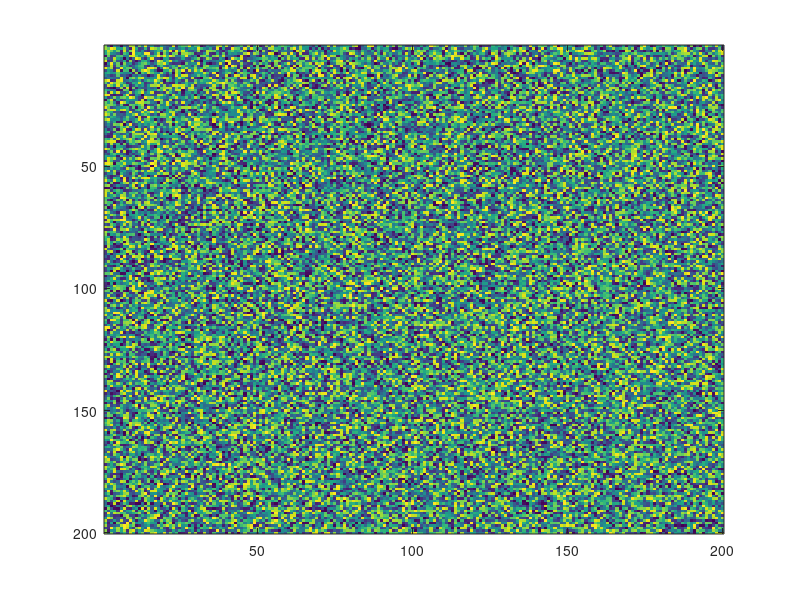
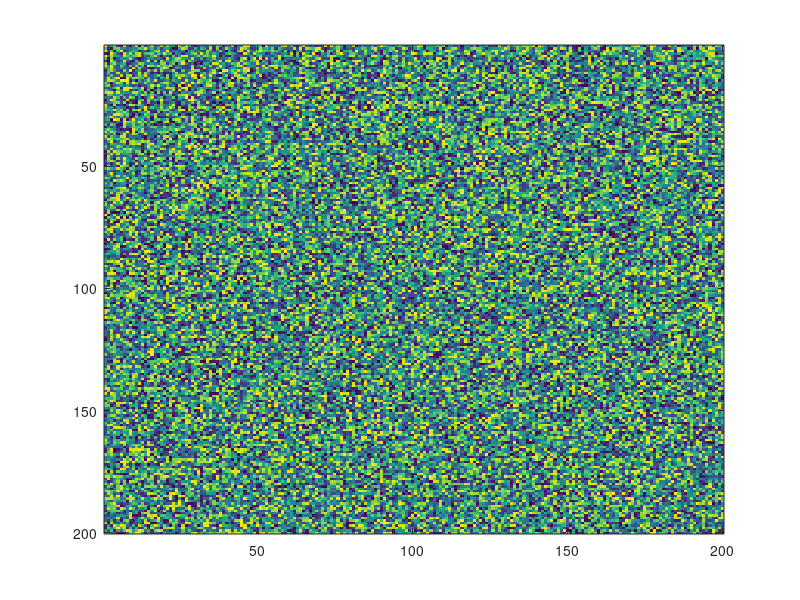
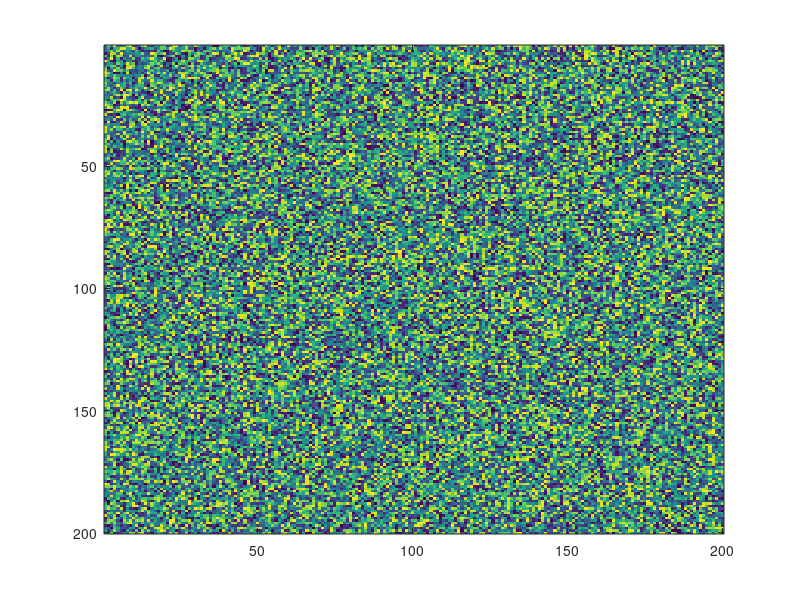
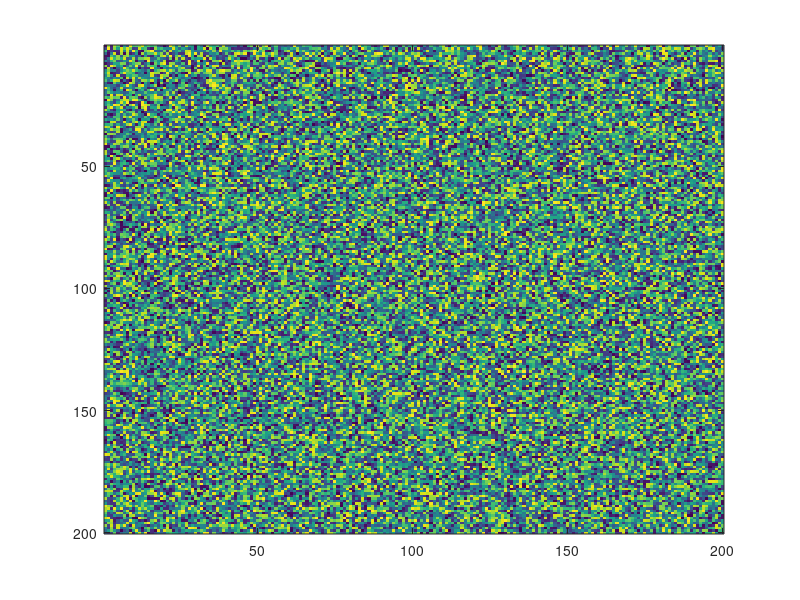

These charts were generated, in order, by the following MATLAB code: (Note: this script raises an error after producing the figures.)

for n=1:100
    h=figure;
    imagesc(rand(200,200));
    saveas(h,'test_plot.png');
    close(h);
end
drawnow



%%
DataSize=size(RawDataAll);
RespData=RawDataAll(:,:,AlignFrame:floor(AlignFrame+FrameRate*1.5));
scoreData=zeros(DataSize(1),DataSize(3),3);
h_score=figure;
hold on
for n=1:DataSize(1)
    TempData=squeeze(RawDataAll(n,:,:));
    y=zscore(TempData');
    [~,score,~,~,explained,~]=pca(y);
    plot3(smooth(score(:,1)),smooth(score(:,2)),smooth(score(:,3)));
    scoreData(n,:,:)=score(:,1:3);
end

%%
h=figure;
hold on
for n=1:length(CorrStimType)
    SingleTypeInds=CorrTrialStim==CorrStimType(n);
    SingleTypeData=squeeze(mean(scoreData(SingleTypeInds,:,:)));
    plot3(smooth(SingleTypeData(:,1)),smooth(SingleTypeData(:,2)),smooth(SingleTypeData(:,3)));
    scatter3(SingleTypeData(1,1),SingleTypeData(1,2),SingleTypeData(1,3),60,'o','MarkerEdgeColor','r');
end
